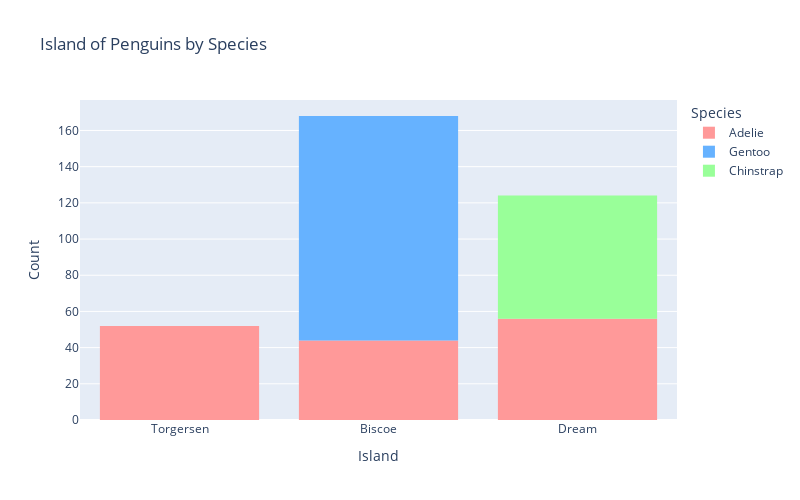

Source (notebook cell):
### Code cell
custom_colors = ['#FF9999', '#66B2FF', '#99FF99'] 

fig = px.histogram(
    df,
    x='island',
    color='species',
    color_discrete_sequence=custom_colors,  
    title='Island of Penguins by Species',
    labels={'island': 'Island', 'species': 'Species'},
    height=500,  
    width=800   
)

fig.update_layout(
    xaxis_title='Island',
    yaxis_title='Count',
    legend_title='Species'
)

fig.show()

### Figure 1 — Plotly figure (JSON) as saved in the notebook; plotly's stock layout.template omitted (floating-point values rounded to 4 significant figures; data arrays with more than 128 entries replaced by an {"elided": "..."} marker saying what was removed)
{"data": [{"alignmentgroup": "True", "bingroup": "x", "hovertemplate": "Species=Adelie<br>Island=%{x}<br>count=%{y}<extra></extra>", "legendgroup": "Adelie", "marker": {"color": "#FF9999", "pattern": {"shape": ""}}, "name": "Adelie", "offsetgroup": "Adelie", "orientation": "v", "showlegend": true, "type": "histogram", "x": {"elided": "152 str values"}, "xaxis": "x", "yaxis": "y"}, {"alignmentgroup": "True", "bingroup": "x", "hovertemplate": "Species=Gentoo<br>Island=%{x}<br>count=%{y}<extra></extra>", "legendgroup": "Gentoo", "marker": {"color": "#66B2FF", "pattern": {"shape": ""}}, "name": "Gentoo", "offsetgroup": "Gentoo", "orientation": "v", "showlegend": true, "type": "histogram", "x": ["Biscoe", "Biscoe", "Biscoe", "Biscoe", "Biscoe", "Biscoe", "Biscoe", "Biscoe", "Biscoe", "Biscoe", "Biscoe", "Biscoe", "Biscoe", "Biscoe", "Biscoe", "Biscoe", "Biscoe", "Biscoe", "Biscoe", "Biscoe", "Biscoe", "Biscoe", "Biscoe", "Biscoe", "Biscoe", "Biscoe", "Biscoe", "Biscoe", "Biscoe", "Biscoe", "Biscoe", "Biscoe", "Biscoe", "Biscoe", "Biscoe", "Biscoe", "Biscoe", "Biscoe", "Biscoe", "Biscoe", "Biscoe", "Biscoe", "Biscoe", "Biscoe", "Biscoe", "Biscoe", "Biscoe", "Biscoe", "Biscoe", "Biscoe", "Biscoe", "Biscoe", "Biscoe", "Biscoe", "Biscoe", "Biscoe", "Biscoe", "Biscoe", "Biscoe", "Biscoe", "Biscoe", "Biscoe", "Biscoe", "Biscoe", "Biscoe", "Biscoe", "Biscoe", "Biscoe", "Biscoe", "Biscoe", "Biscoe", "Biscoe", "Biscoe", "Biscoe", "Biscoe", "Biscoe", "Biscoe", "Biscoe", "Biscoe", "Biscoe", "Biscoe", "Biscoe", "Biscoe", "Biscoe", "Biscoe", "Biscoe", "Biscoe", "Biscoe", "Biscoe", "Biscoe", "Biscoe", "Biscoe", "Biscoe", "Biscoe", "Biscoe", "Biscoe", "Biscoe", "Biscoe", "Biscoe", "Biscoe", "Biscoe", "Biscoe", "Biscoe", "Biscoe", "Biscoe", "Biscoe", "Biscoe", "Biscoe", "Biscoe", "Biscoe", "Biscoe", "Biscoe", "Biscoe", "Biscoe", "Biscoe", "Biscoe", "Biscoe", "Biscoe", "Biscoe", "Biscoe", "Biscoe", "Biscoe", "Biscoe", "Biscoe"], "xaxis": "x", "yaxis": "y"}, {"alignmentgroup": "True", "bingroup": "x", "hovertemplate": "Species=Chinstrap<br>Island=%{x}<br>count=%{y}<extra></extra>", "legendgroup": "Chinstrap", "marker": {"color": "#99FF99", "pattern": {"shape": ""}}, "name": "Chinstrap", "offsetgroup": "Chinstrap", "orientation": "v", "showlegend": true, "type": "histogram", "x": ["Dream", "Dream", "Dream", "Dream", "Dream", "Dream", "Dream", "Dream", "Dream", "Dream", "Dream", "Dream", "Dream", "Dream", "Dream", "Dream", "Dream", "Dream", "Dream", "Dream", "Dream", "Dream", "Dream", "Dream", "Dream", "Dream", "Dream", "Dream", "Dream", "Dream", "Dream", "Dream", "Dream", "Dream", "Dream", "Dream", "Dream", "Dream", "Dream", "Dream", "Dream", "Dream", "Dream", "Dream", "Dream", "Dream", "Dream", "Dream", "Dream", "Dream", "Dream", "Dream", "Dream", "Dream", "Dream", "Dream", "Dream", "Dream", "Dream", "Dream", "Dream", "Dream", "Dream", "Dream", "Dream", "Dream", "Dream", "Dream"], "xaxis": "x", "yaxis": "y"}], "layout": {"barmode": "relative", "height": 500, "legend": {"title": {"text": "Species"}, "tracegroupgap": 0}, "title": {"text": "Island of Penguins by Species"}, "width": 800, "xaxis": {"anchor": "y", "autorange": true, "domain": [0, 1], "range": [-0.5, 2.5], "title": {"text": "Island"}, "type": "category"}, "yaxis": {"anchor": "x", "autorange": true, "domain": [0, 1], "range": [0, 176.8], "title": {"text": "Count"}}}}
